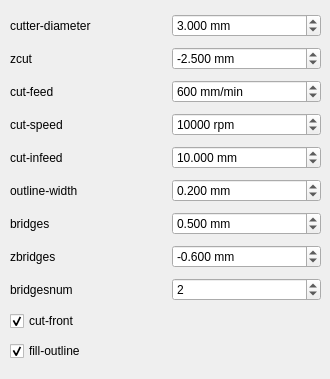
    <widget class="QWidget" name="outlineTab">
     <attribute name="title">
      <string>Outline</string>
     </attribute>
     <widget class="QWidget" name="formLayoutWidget_4">
      <property name="geometry">
       <rect>
        <x>10</x>
        <y>10</y>
        <width>311</width>
        <height>360</height>
       </rect>
      </property>
      <layout class="QGridLayout" name="outlineGridLayout">
       <property name="horizontalSpacing">
        <number>12</number>
       </property>
       <property name="verticalSpacing">
        <number>6</number>
       </property>
       <item row="9" column="0">
        <widget class="QCheckBox" name="cutfrontCheckBox">
         <property name="toolTip">
          <string>&lt;html&gt;&lt;head/&gt;&lt;body&gt;&lt;p&gt;Cut from the front side. Default is from the back side&lt;/p&gt;&lt;/body&gt;&lt;/html&gt;</string>
         </property>
         <property name="text">
          <string>cut-front</string>
         </property>
         <property name="checked">
          <bool>true</bool>
         </property>
        </widget>
       </item>
       <item row="6" column="1">
        <widget class="QDoubleSpinBox" name="bridgesDoubleSpinBox">
         <property name="toolTip">
          <string>&lt;html&gt;&lt;head/&gt;&lt;body&gt;&lt;p&gt;Add bridges with the given width to the outline cut.  --bridgesnum bridges will be created for each outline closed line. This option requires --optimise&lt;/p&gt;&lt;/body&gt;&lt;/html&gt;</string>
         </property>
         <property name="suffix">
          <string> mm</string>
         </property>
         <property name="decimals">
          <number>3</number>
         </property>
         <property name="maximum">
          <double>100.000000000000000</double>
         </property>
         <property name="singleStep">
          <double>0.050000000000000</double>
         </property>
         <property name="value">
          <double>0.500000000000000</double>
         </property>
        </widget>
       </item>
       <item row="7" column="1">
        <widget class="QDoubleSpinBox" name="zbridgesDoubleSpinBox">
         <property name="toolTip">
          <string>&lt;html&gt;&lt;head/&gt;&lt;body&gt;&lt;p&gt;Bridges height (Z-coordinates while engraving bridges). If you want full-height bridges set this to a value greater than 0&lt;/p&gt;&lt;/body&gt;&lt;/html&gt;</string>
         </property>
         <property name="suffix">
          <string> mm</string>
         </property>
         <property name="decimals">
          <number>3</number>
         </property>
         <property name="minimum">
          <double>-100.000000000000000</double>
         </property>
         <property name="maximum">
          <double>0.000000000000000</double>
         </property>
         <property name="singleStep">
          <double>0.050000000000000</double>
         </property>
         <property name="value">
          <double>-0.600000000000000</double>
         </property>
        </widget>
       </item>
       <item row="5" column="1">
        <widget class="QDoubleSpinBox" name="outlinewidthDoubleSpinBox">
         <property name="toolTip">
          <string>&lt;html&gt;&lt;head/&gt;&lt;body&gt;&lt;p&gt;Thickness of the lines that form the outline (if fill-outline is given)&lt;/p&gt;&lt;/body&gt;&lt;/html&gt;</string>
         </property>
         <property name="suffix">
          <string> mm</string>
         </property>
         <property name="decimals">
          <number>3</number>
         </property>
         <property name="maximum">
          <double>100.000000000000000</double>
         </property>
         <property name="singleStep">
          <double>0.050000000000000</double>
         </property>
         <property name="value">
          <double>0.200000000000000</double>
         </property>
        </widget>
       </item>
       <item row="4" column="0">
        <widget class="QLabel" name="cutinfeedLabel">
         <property name="toolTip">
          <string>&lt;html&gt;&lt;head/&gt;&lt;body&gt;&lt;p&gt;Maximum Z distance that is cut away in a single pass (if less then zcut's value, there will be more than one pass)&lt;/p&gt;&lt;/body&gt;&lt;/html&gt;</string>
         </property>
         <property name="text">
          <string>cut-infeed</string>
         </property>
        </widget>
       </item>
       <item row="4" column="1">
        <widget class="QDoubleSpinBox" name="cutinfeedDoubleSpinBox">
         <property name="toolTip">
          <string>&lt;html&gt;&lt;head/&gt;&lt;body&gt;&lt;p&gt;Maximum Z distance that is cut away in a single pass (if less then zcut's value, there will be more than one pass)&lt;/p&gt;&lt;/body&gt;&lt;/html&gt;</string>
         </property>
         <property name="suffix">
          <string> mm</string>
         </property>
         <property name="decimals">
          <number>3</number>
         </property>
         <property name="maximum">
          <double>100.000000000000000</double>
         </property>
         <property name="singleStep">
          <double>0.050000000000000</double>
         </property>
         <property name="value">
          <double>10.000000000000000</double>
         </property>
        </widget>
       </item>
       <item row="7" column="0">
        <widget class="QLabel" name="zbridgesLabel">
         <property name="toolTip">
          <string>&lt;html&gt;&lt;head/&gt;&lt;body&gt;&lt;p&gt;Bridges height (Z-coordinates while engraving bridges). If you want full-height bridges set this to a value greater than 0&lt;/p&gt;&lt;/body&gt;&lt;/html&gt;</string>
         </property>
         <property name="text">
          <string>zbridges</string>
         </property>
        </widget>
       </item>
       <item row="5" column="0">
        <widget class="QLabel" name="outlinewidthLabel">
         <property name="toolTip">
          <string>&lt;html&gt;&lt;head/&gt;&lt;body&gt;&lt;p&gt;Thickness of the lines that form the outline (if fill-outline is given)&lt;/p&gt;&lt;/body&gt;&lt;/html&gt;</string>
         </property>
         <property name="text">
          <string>outline-width</string>
         </property>
        </widget>
       </item>
       <item row="6" column="0">
        <widget class="QLabel" name="bridgesLabel">
         <property name="toolTip">
          <string>&lt;html&gt;&lt;head/&gt;&lt;body&gt;&lt;p&gt;Add bridges with the given width to the outline cut.  --bridgesnum bridges will be created for each outline closed line. This option requires --optimise&lt;/p&gt;&lt;/body&gt;&lt;/html&gt;</string>
         </property>
         <property name="text">
          <string>bridges</string>
         </property>
        </widget>
       </item>
       <item row="0" column="0">
        <widget class="QLabel" name="cutterdiameterLabel">
         <property name="toolTip">
          <string>&lt;html&gt;&lt;head/&gt;&lt;body&gt;&lt;p&gt;Amount by half of which the tool path is outset from the shape in the outline file&lt;/p&gt;&lt;/body&gt;&lt;/html&gt;</string>
         </property>
         <property name="text">
          <string>cutter-diameter</string>
         </property>
        </widget>
       </item>
       <item row="3" column="0">
        <widget class="QLabel" name="cutspeedLabel">
         <property name="toolTip">
          <string>&lt;html&gt;&lt;head/&gt;&lt;body&gt;&lt;p&gt;Spindle speed during outline cutting (rounds per minute)&lt;/p&gt;&lt;/body&gt;&lt;/html&gt;</string>
         </property>
         <property name="text">
          <string>cut-speed</string>
         </property>
        </widget>
       </item>
       <item row="2" column="0">
        <widget class="QLabel" name="cutfeedLabel">
         <property name="toolTip">
          <string>&lt;html&gt;&lt;head/&gt;&lt;body&gt;&lt;p&gt;Feed rate at which outline cutting takes place (horizontal speed)&lt;/p&gt;&lt;/body&gt;&lt;/html&gt;</string>
         </property>
         <property name="text">
          <string>cut-feed</string>
         </property>
        </widget>
       </item>
       <item row="0" column="1">
        <widget class="QDoubleSpinBox" name="cutterdiameterDoubleSpinBox">
         <property name="toolTip">
          <string>&lt;html&gt;&lt;head/&gt;&lt;body&gt;&lt;p&gt;Amount by half of which the tool path is outset from the shape in the outline file&lt;/p&gt;&lt;/body&gt;&lt;/html&gt;</string>
         </property>
         <property name="suffix">
          <string> mm</string>
         </property>
         <property name="decimals">
          <number>3</number>
         </property>
         <property name="maximum">
          <double>100.000000000000000</double>
         </property>
         <property name="singleStep">
          <double>0.100000000000000</double>
         </property>
         <property name="value">
          <double>3.000000000000000</double>
         </property>
        </widget>
       </item>
       <item row="1" column="1">
        <widget class="QDoubleSpinBox" name="zcutDoubleSpinBox">
         <property name="toolTip">
          <string>&lt;html&gt;&lt;head/&gt;&lt;body&gt;&lt;p&gt;Z-coordinate indicating where the outline cutting ends&lt;/p&gt;&lt;/body&gt;&lt;/html&gt;</string>
         </property>
         <property name="suffix">
          <string> mm</string>
         </property>
         <property name="decimals">
          <number>3</number>
         </property>
         <property name="minimum">
          <double>-1000.000000000000000</double>
         </property>
         <property name="maximum">
          <double>0.000000000000000</double>
         </property>
         <property name="singleStep">
          <double>0.050000000000000</double>
         </property>
         <property name="value">
          <double>-2.500000000000000</double>
         </property>
        </widget>
       </item>
       <item row="1" column="0">
        <widget class="QLabel" name="zcutLabel">
         <property name="toolTip">
          <string>&lt;html&gt;&lt;head/&gt;&lt;body&gt;&lt;p&gt;Z-coordinate indicating where the outline cutting ends&lt;/p&gt;&lt;/body&gt;&lt;/html&gt;</string>
         </property>
         <property name="text">
          <string>zcut</string>
         </property>
        </widget>
       </item>
       <item row="10" column="0">
        <widget class="QCheckBox" name="filloutlineCheckBox">
         <property name="toolTip">
          <string>&lt;html&gt;&lt;head/&gt;&lt;body&gt;&lt;p&gt;If fill-outline is given, it is assumed that the outline file contains not a polygon but a closed chain of lines. The board will be cut along the centres of these lines&lt;/p&gt;&lt;/body&gt;&lt;/html&gt;</string>
         </property>
         <property name="text">
          <string>fill-outline</string>
         </property>
         <property name="checked">
          <bool>true</bool>
         </property>
        </widget>
       </item>
       <item row="2" column="1">
        <widget class="QSpinBox" name="cutfeedSpinBox">
         <property name="toolTip">
          <string>&lt;html&gt;&lt;head/&gt;&lt;body&gt;&lt;p&gt;Feed rate at which outline cutting takes place (horizontal speed)&lt;/p&gt;&lt;/body&gt;&lt;/html&gt;</string>
         </property>
         <property name="suffix">
          <string> mm/min</string>
         </property>
         <property name="maximum">
          <number>10000</number>
         </property>
         <property name="singleStep">
          <number>10</number>
         </property>
         <property name="value">
          <number>600</number>
         </property>
        </widget>
       </item>
       <item row="3" column="1">
        <widget class="QSpinBox" name="cutspeedSpinBox">
         <property name="toolTip">
          <string>&lt;html&gt;&lt;head/&gt;&lt;body&gt;&lt;p&gt;Spindle speed during outline cutting (rounds per minute)&lt;/p&gt;&lt;/body&gt;&lt;/html&gt;</string>
         </property>
         <property name="suffix">
          <string> rpm</string>
         </property>
         <property name="maximum">
          <number>100000</number>
         </property>
         <property name="singleStep">
          <number>500</number>
         </property>
         <property name="value">
          <number>10000</number>
         </property>
        </widget>
       </item>
       <item row="8" column="0">
        <widget class="QLabel" name="bridgesnumLabel">
         <property name="toolTip">
          <string>&lt;html&gt;&lt;head/&gt;&lt;body&gt;&lt;p&gt;Sets the numer of bridges to be created (--bridgesnum bridges for each closed line)&lt;/p&gt;&lt;/body&gt;&lt;/html&gt;</string>
         </property>
         <property name="text">
          <string>bridgesnum</string>
         </property>
        </widget>
       </item>
       <item row="8" column="1">
        <widget class="QSpinBox" name="bridgesnumSpinBox">
         <property name="toolTip">
          <string>&lt;html&gt;&lt;head/&gt;&lt;body&gt;&lt;p&gt;Sets the numer of bridges to be created (--bridgesnum bridges for each closed line)&lt;/p&gt;&lt;/body&gt;&lt;/html&gt;</string>
         </property>
         <property name="minimum">
          <number>0</number>
         </property>
         <property name="maximum">
          <number>100</number>
         </property>
         <property name="value">
          <number>2</number>
         </property>
        </widget>
       </item>
      </layout>
     </widget>
    </widget>
